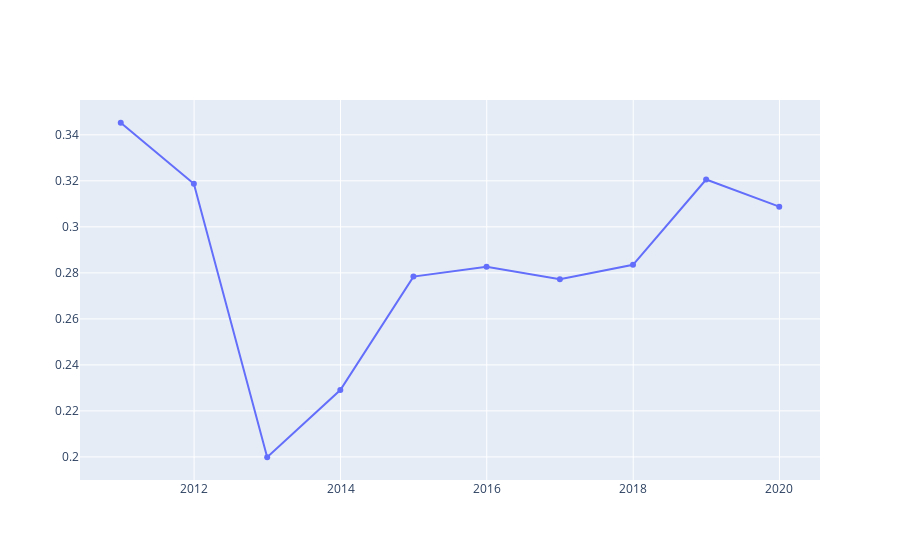

Write notebook code for a chart like this one.
### Code cell
balancesheet['op_ratio'] = balancesheet[cols_op.keys()].sum(axis=1)/balancesheet['total_assets']
fig = go.Figure()
fig.add_trace(go.Scatter(x=balancesheet.end_date, y=balancesheet.op_ratio))
fig.show()

### Figure 1 — Plotly figure (JSON) as saved in the notebook; plotly's stock layout.template omitted (floating-point values rounded to 4 significant figures)
{"data": [{"type": "scatter", "x": ["2010-12-31", "2011-12-31", "2012-12-31", "2013-12-31", "2014-12-31", "2015-12-31", "2016-12-31", "2017-12-31", "2018-12-31", "2019-12-31"], "y": [0.3452, 0.3187, 0.1999, 0.229, 0.2784, 0.2826, 0.2772, 0.2835, 0.3206, 0.3088]}], "layout": {"autosize": true, "xaxis": {"autorange": true, "range": ["2010-06-18 20:24:31.2442", "2020-07-13 03:35:28.7558"], "type": "date"}, "yaxis": {"autorange": true, "range": [0.1892, 0.3559], "type": "linear"}}}
